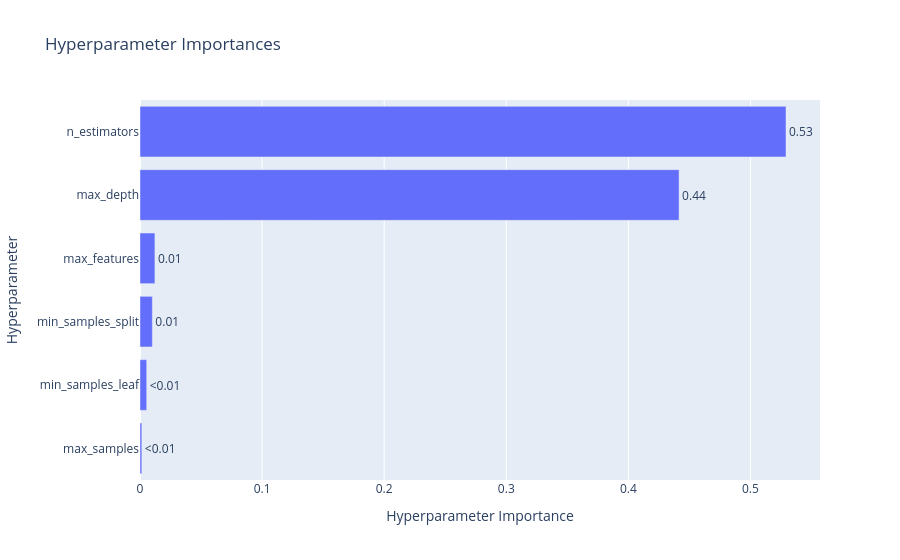

The notebook cell saved with this chart:
### Code cell
# 2. Hyperparameter Importance for Random Forest
optuna.visualization.plot_param_importances(study_rf)

### Figure 1 — Plotly figure (JSON) as saved in the notebook; plotly's stock layout.template omitted (floating-point values rounded to 4 significant figures)
{"data": [{"cliponaxis": false, "hovertemplate": ["max_samples (FloatDistribution): 0.0015056060628430635<extra></extra>", "min_samples_leaf (IntDistribution): 0.005485767373138684<extra></extra>", "min_samples_split (IntDistribution): 0.010128043660761865<extra></extra>", "max_features (CategoricalDistribution): 0.012226995434550502<extra></extra>", "max_depth (IntDistribution): 0.44154474930645643<extra></extra>", "n_estimators (IntDistribution): 0.5291088381622494<extra></extra>"], "name": "Objective Value", "orientation": "h", "text": ["<0.01", "<0.01", "0.01", "0.01", "0.44", "0.53"], "textposition": "outside", "type": "bar", "x": [0.001506, 0.005486, 0.01013, 0.01223, 0.4415, 0.5291], "y": ["max_samples", "min_samples_leaf", "min_samples_split", "max_features", "max_depth", "n_estimators"]}], "layout": {"title": {"text": "Hyperparameter Importances"}, "xaxis": {"title": {"text": "Hyperparameter Importance"}}, "yaxis": {"title": {"text": "Hyperparameter"}}}}
